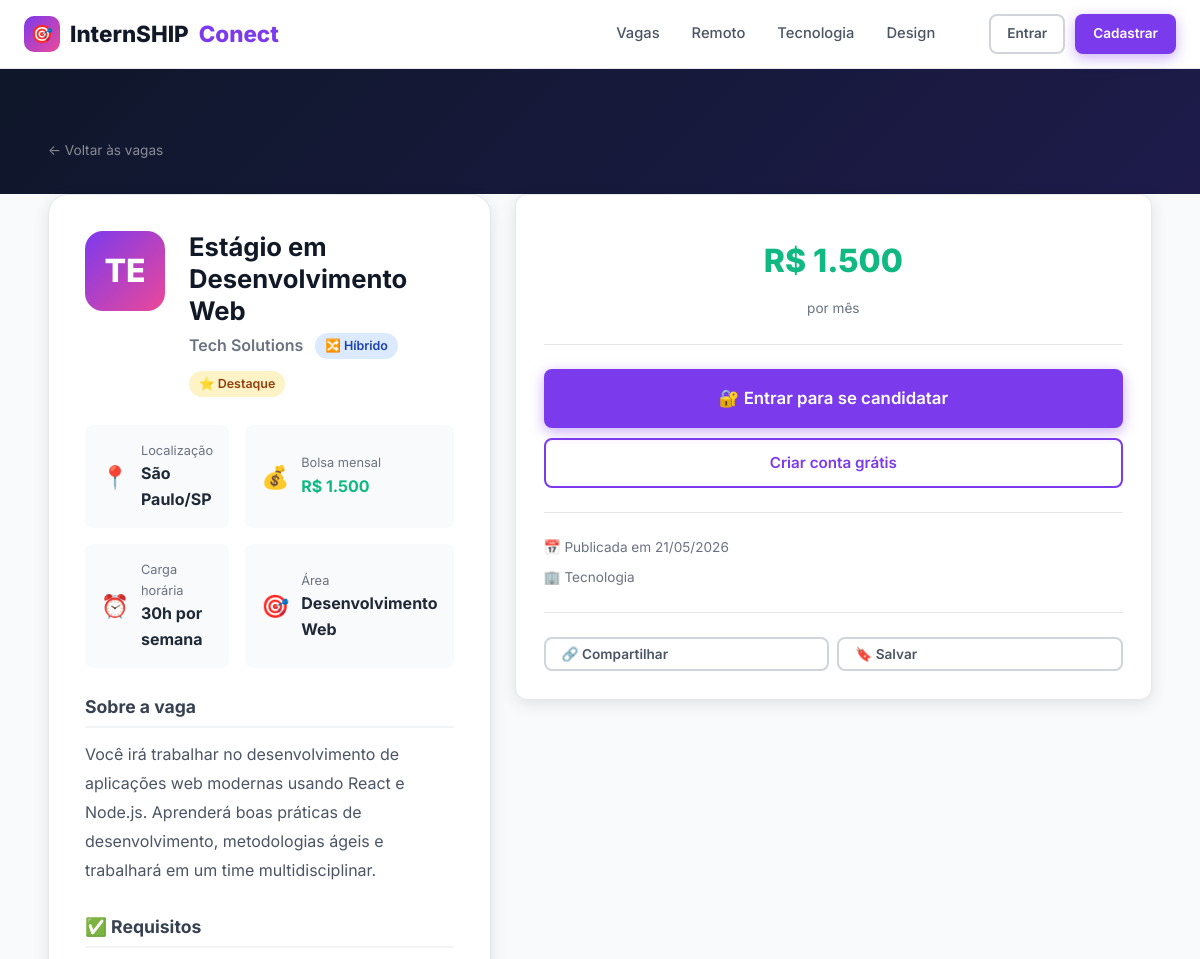
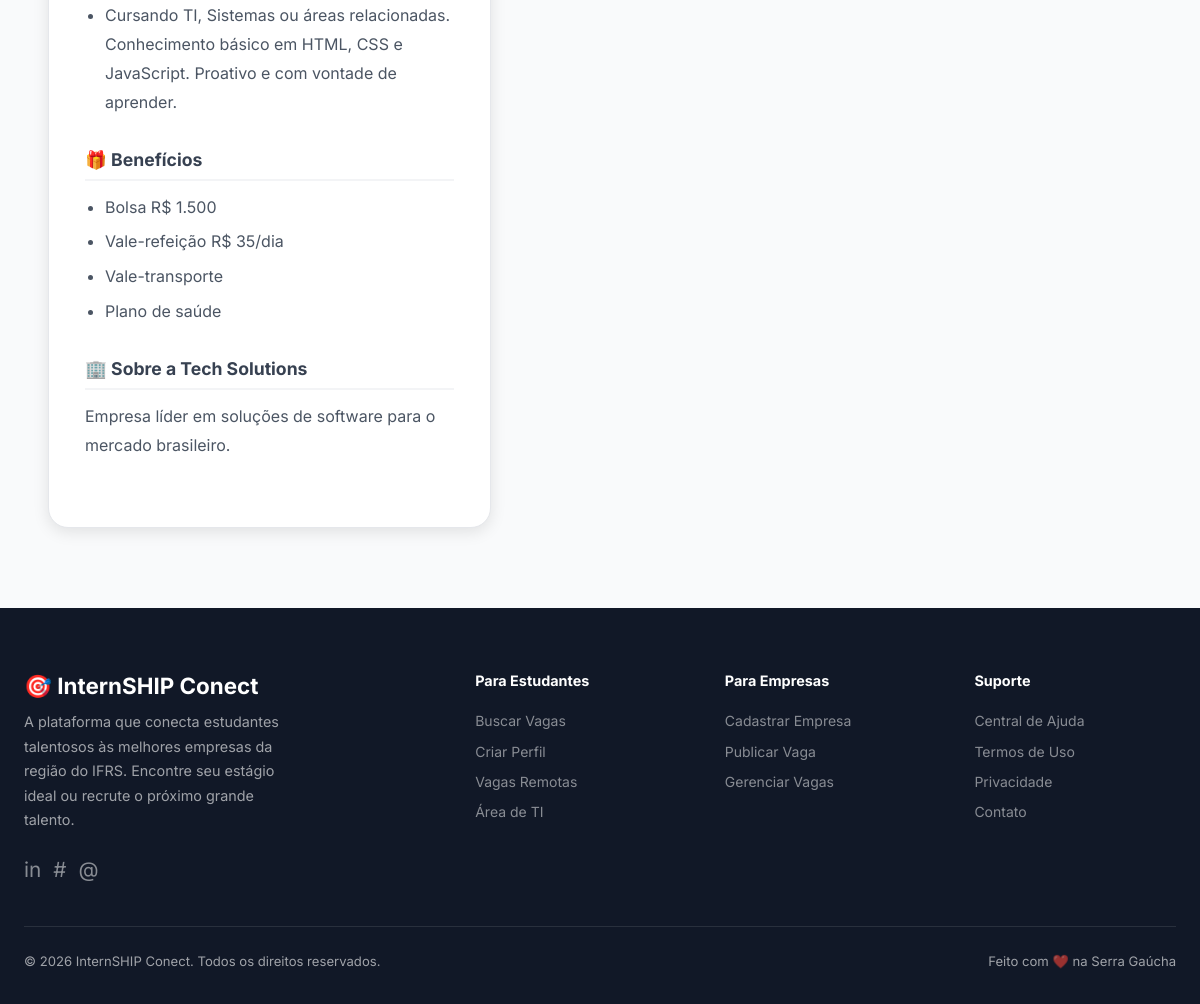
Before: /vaga.php?id=1 with the older database file (2 pictures, top to bottom).
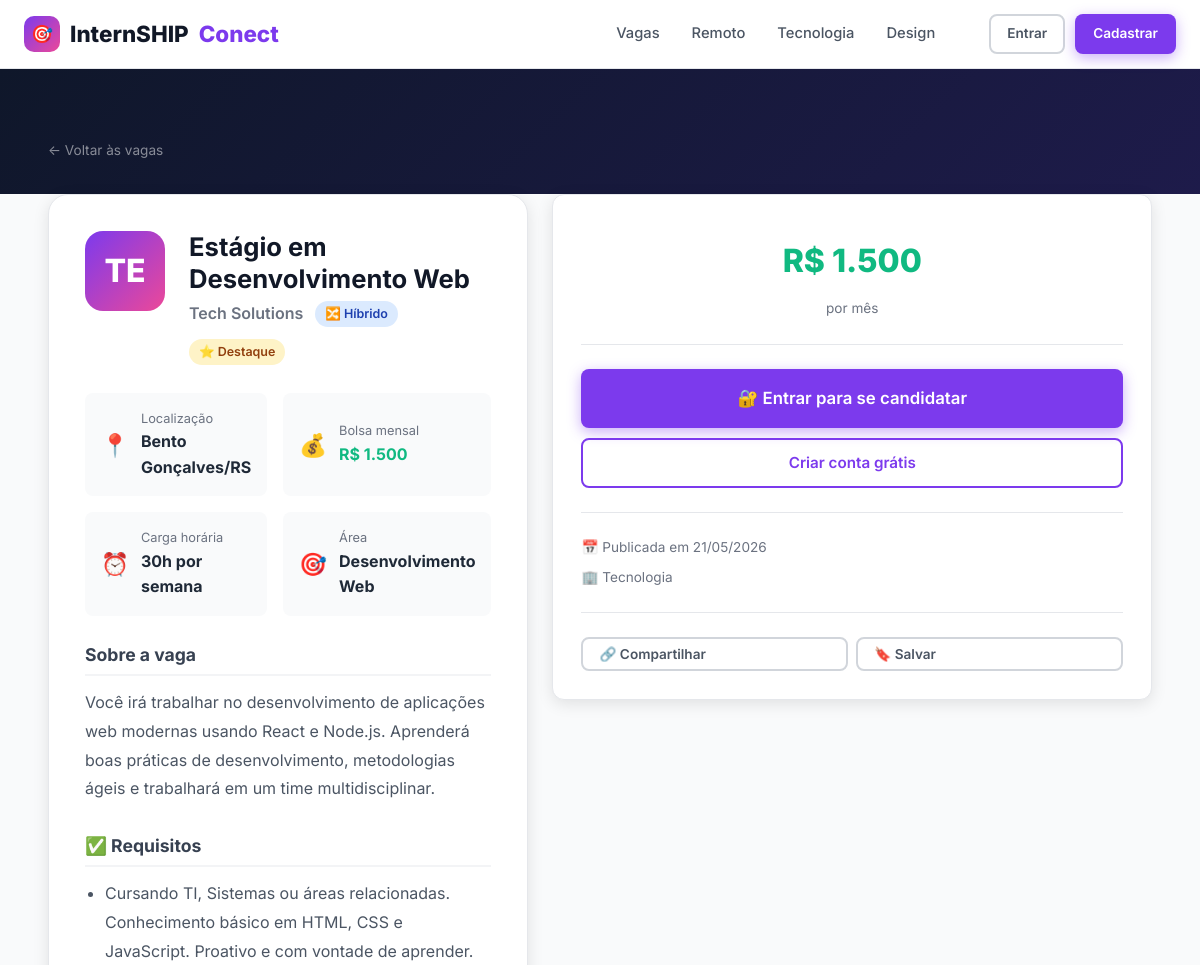
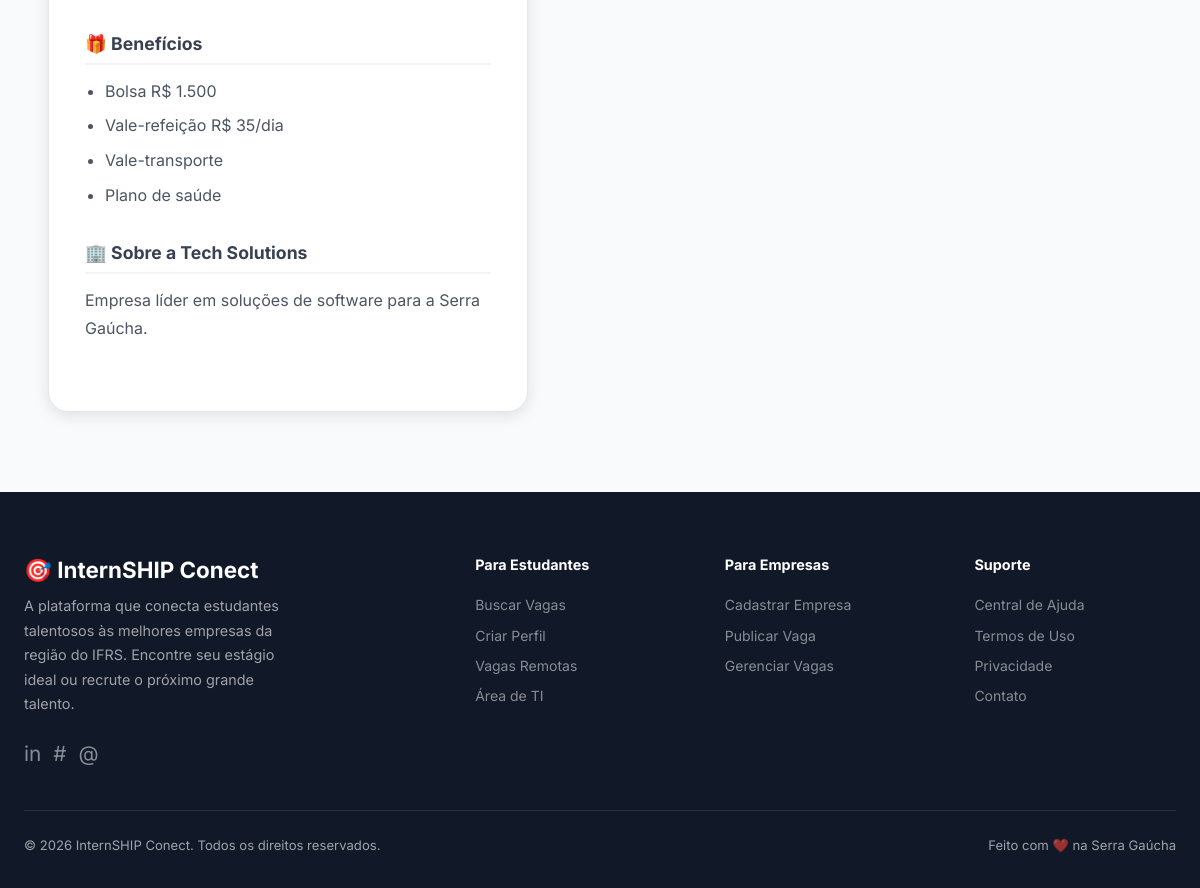
After: the same page with the newer database file (2 pictures, top to bottom).
### tables this page shows
CREATE TABLE IF NOT EXISTS vagas (
    id INT AUTO_INCREMENT PRIMARY KEY,
    empresa_id INT NOT NULL,
    titulo VARCHAR(200) NOT NULL,
    descricao TEXT NOT NULL,
    requisitos TEXT,
    beneficios TEXT,
    area VARCHAR(100),
    cidade VARCHAR(100),
    estado CHAR(2),
    modalidade ENUM('presencial','remoto','hibrido') DEFAULT 'presencial',
    bolsa DECIMAL(10,2),
    carga_horaria INT,
    ativa TINYINT(1) DEFAULT 1,
    destaque TINYINT(1) DEFAULT 0,
    criado_em TIMESTAMP DEFAULT CURRENT_TIMESTAMP,
    FOREIGN KEY (empresa_id) REFERENCES empresas(id) ON DELETE CASCADE
);

CREATE TABLE IF NOT EXISTS empresas (
    id INT AUTO_INCREMENT PRIMARY KEY,
    usuario_id INT NOT NULL UNIQUE,
    nome_empresa VARCHAR(200) NOT NULL,
    cnpj VARCHAR(20),
    descricao TEXT,
    site VARCHAR(255),
    cidade VARCHAR(100),
    estado CHAR(2),
    setor VARCHAR(100),
    logo VARCHAR(255),
    FOREIGN KEY (usuario_id) REFERENCES usuarios(id) ON DELETE CASCADE
);

### vaga.php (the view, shortened to what the changed rows need)
<?php
$id = (int)($_GET['id'] ?? 0);
$db = getDB();
$stmt = $db->prepare("
    SELECT v.*, e.nome_empresa, e.logo, e.descricao AS empresa_desc, e.site, e.setor, e.cidade AS emp_cidade, e.estado AS emp_estado
    FROM vagas v
    JOIN empresas e ON v.empresa_id = e.id
    WHERE v.id = ? AND v.ativa = 1
");
$stmt->execute([$id]);
$vaga = $stmt->fetch();
function modalidadeLabel($m) { return match($m) { 'remoto' => '🌐 Remoto', 'hibrido' => '🔀 Híbrido', default => '🏢 Presencial' }; }
function modalidadeBadge($m) { return match($m) { 'remoto' => 'badge-green', 'hibrido' => 'badge-blue', default => 'badge-gray' }; }
include __DIR__ . '/includes/header.php';
?>
<div style="background:var(--gray-50);padding:0 24px 80px;">
  <div class="container">
    <div class="grid-2" style="align-items:start;margin-top:-24px;">
      <div style="grid-column:1/2;">
        <div style="background:#fff;border-radius:var(--radius-lg);padding:36px;border:1px solid var(--gray-200);box-shadow:var(--shadow);">
          <div class="job-detail-header">
            <div class="company-logo-lg">
              <?php if ($vaga['logo']): ?>
                <img src="<?= htmlspecialchars($vaga['logo']) ?>" alt="">
              <?php else: ?>
                <?= mb_strtoupper(mb_substr($vaga['nome_empresa'], 0, 2)) ?>
              <?php endif; ?>
            </div>
            <div>
              <h1 style="font-size:1.6rem;margin-bottom:6px;"><?= htmlspecialchars($vaga['titulo']) ?></h1>
              <div style="display:flex;align-items:center;gap:12px;flex-wrap:wrap;">
                <span style="font-size:1rem;color:var(--gray-500);font-weight:600;"><?= htmlspecialchars($vaga['nome_empresa']) ?></span>
                <span class="badge <?= modalidadeBadge($vaga['modalidade']) ?>"><?= modalidadeLabel($vaga['modalidade']) ?></span>
                <?php if ($vaga['destaque']): ?>
                  <span class="badge badge-yellow">⭐ Destaque</span>
                <?php endif; ?>
              </div>
            </div>
          </div>
          <div class="job-meta-grid">
            <div class="job-meta-item">
              <div>
                <div class="job-meta-label">Localização</div>
                <div class="job-meta-value"><?= htmlspecialchars($vaga['cidade']) ?>/<?= $vaga['estado'] ?></div>
              </div>
            </div>
            <div class="job-meta-item">
              <div>
                <div class="job-meta-label">Bolsa mensal</div>
                <div class="job-meta-value" style="color:var(--accent);">R$ <?= number_format($vaga['bolsa'], 0, ',', '.') ?></div>
              </div>
            </div>
            <div class="job-meta-item">
              <div>
                <div class="job-meta-label">Carga horária</div>
                <div class="job-meta-value"><?= $vaga['carga_horaria'] ?>h por semana</div>
              </div>
            </div>
            <div class="job-meta-item">
              <div>
                <div class="job-meta-label">Área</div>
                <div class="job-meta-value"><?= htmlspecialchars($vaga['area']) ?></div>
              </div>
            </div>
          </div>
          <div class="job-section">
            <h3>Sobre a vaga</h3>
            <p><?= nl2br(htmlspecialchars($vaga['descricao'])) ?></p>
          </div>
          <?php if ($vaga['requisitos']): ?>
          <div class="job-section">
            <ul>
              <?php foreach (explode("\n", $vaga['requisitos']) as $req): ?>
                <?php $req = trim($req); if ($req): ?>
                  <li><?= htmlspecialchars($req) ?></li>
                <?php endif; ?>
              <?php endforeach; ?>
            </ul>
          </div>
          <?php endif; ?>
          <?php if ($vaga['beneficios']): ?>
          <div class="job-section">
            <ul>
              <?php foreach (explode(",", $vaga['beneficios']) as $ben): ?>
                <?php $ben = trim($ben); if ($ben): ?>
                  <li><?= htmlspecialchars($ben) ?></li>
                <?php endif; ?>
              <?php endforeach; ?>
            </ul>
          </div>
          <?php endif; ?>
          <?php if ($vaga['empresa_desc']): ?>
          <div class="job-section">
            <h3>🏢 Sobre a <?= htmlspecialchars($vaga['nome_empresa']) ?></h3>
            <p><?= nl2br(htmlspecialchars($vaga['empresa_desc'])) ?></p>
          </div>
          <?php endif; ?>
        </div>
      </div>
      <div>
        <div class="apply-card">
          <div style="text-align:center;margin-bottom:16px;">
            <div class="bolsa-display">R$ <?= number_format($vaga['bolsa'], 0, ',', '.') ?></div>
            <div style="color:var(--gray-500);font-size:.85rem;">por mês</div>
          </div>
          <div style="display:flex;flex-direction:column;gap:8px;font-size:.85rem;color:var(--gray-500);">
            <div style="display:flex;align-items:center;gap:8px;">📅 Publicada em <?= date('d/m/Y', strtotime($vaga['criado_em'])) ?></div>
            <div style="display:flex;align-items:center;gap:8px;">🏢 <?= htmlspecialchars($vaga['setor']) ?></div>
          </div>
        </div>
      </div>
    </div>
  </div>
</div>
<?php include __DIR__ . '/includes/footer.php'; ?>

Changed rows visible on the page:
changed vagas "Estágio em Desenvolvimento Web": cidade "São Paulo" → "Bento Gonçalves"; estado "SP" → "RS"; empresa.descricao "Empresa líder em soluções de software para o mercado brasileiro." → "Empresa líder em soluções de software para a Serra Gaúcha."
